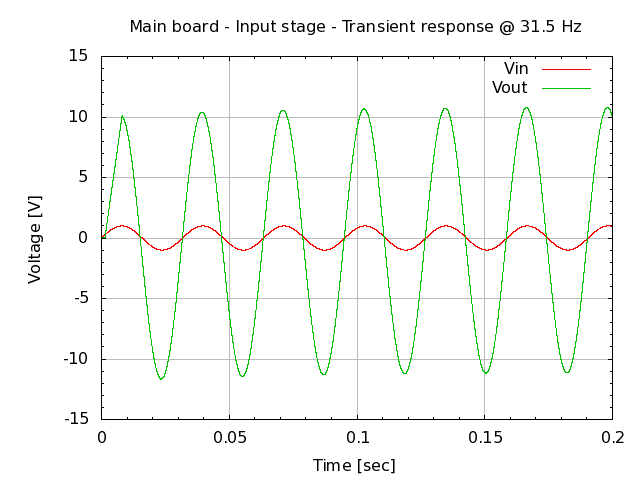

Source code (gnuplot):
# setup terminal
set term png

# setup graph
set output "26.003.00.02.02-1.png"
set title "Main board - Input stage - Transient response @ 31.5 Hz"

# setup Y-axis
set yrange [-15:15]
set grid ytics lt 1 lw 1 lc rgb "#bbbbbb"
set mytics
set ylabel "Voltage [V]"

# setup X-axis
set grid xtics lt 1 lw 1 lc rgb "#bbbbbb"
set mxtics
set xlabel "Time [sec]"

# setup plot style
set style data lines
plot '26.003.00.02.02.dat' using 1:2 title "Vin", \
     '26.003.00.02.02.dat' using 1:3 title "Vout"

# set output back to default
set output

# reset terminal type
set terminal pop
